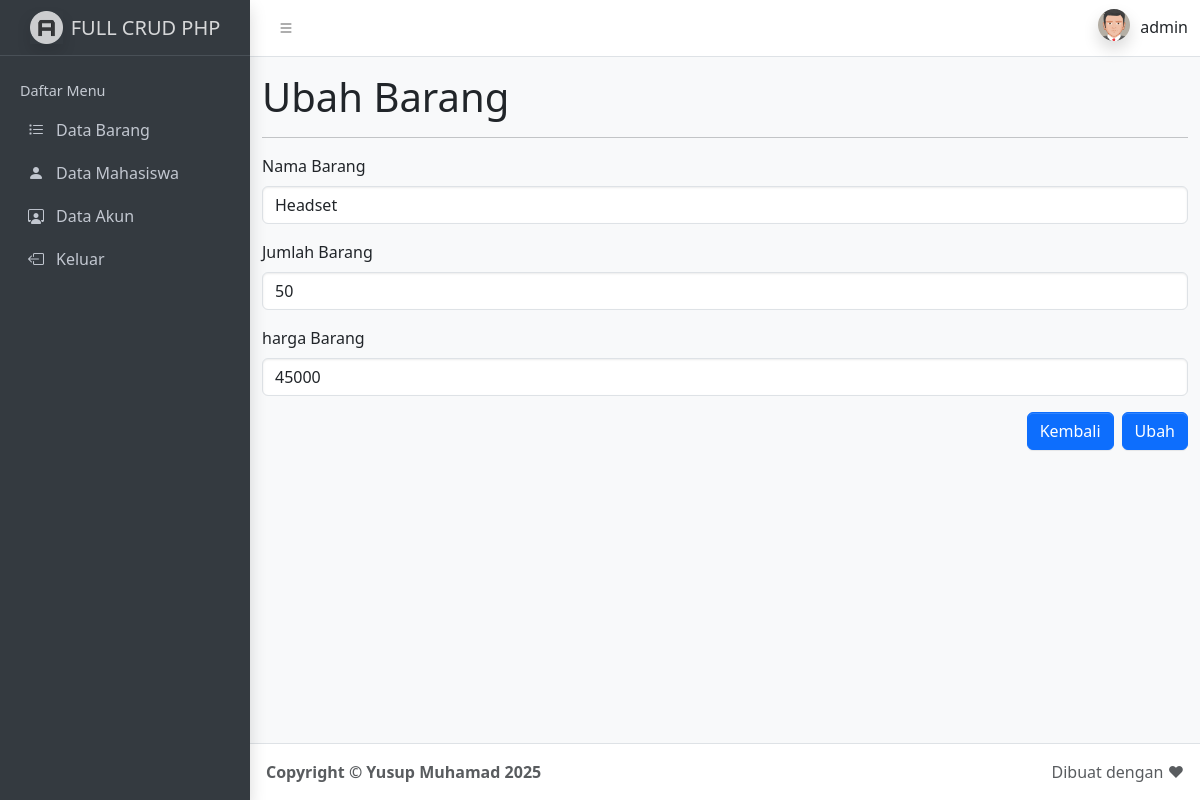
Screenshot of /ubah-barang.php?id_barang=19 (signed in) with the database file from the repository.
### tables this page shows
CREATE TABLE `barang` (
  `id_barang` int(11) NOT NULL,
  `nama` varchar(50) NOT NULL,
  `jumlah` varchar(50) NOT NULL,
  `harga` varchar(50) NOT NULL,
  `barcode` varchar(15) NOT NULL,
  `tanggal` timestamp NOT NULL DEFAULT current_timestamp() ON UPDATE current_timestamp()
);

### config/controller.php (called while the page is built, shortened)
<?php
function select($query)
{
    global $db;
    $result = mysqli_query($db, $query);
    $rows = [];
    while ($row = mysqli_fetch_assoc($result)) {
        $rows[] = $row;
    }
    return $rows;
}
?>

### ubah-barang.php (the view, shortened to what this page needs)
<?php
include 'layout/header.php';
$id_barang = (int)$_GET['id_barang'];
$barang = select("SELECT * FROM barang WHERE id_barang = $id_barang")[0];
?>
    <div class="container mt-3">
        <h1>Ubah Barang</h1>
        <hr>
        <form action="" method="post">
            <div class="mb-3">
                <label for="nama" class="form-label">Nama Barang</label>
                <input type="text" class="form-control" id="nama" name="nama" value="<?= $barang['nama']; ?>" placeholder="Masukan nama barang" required>
            </div>
            <div class="mb-3">
                <label for="jumlah" class="form-label">Jumlah Barang</label>
                <input type="number" class="form-control" id="jumlah" name="jumlah" value="<?= $barang['jumlah']; ?>" placeholder="Masukan jumlah barang" required>
            </div>
            <div class="mb-3">
                <label for="harga" class="form-label">harga Barang</label>
                <input type="number" class="form-control" id="harga" name="harga" value="<?= $barang['harga']; ?>" placeholder="Masukan harga barang" required>
            </div>
            <button type="submit" name="ubah" class="btn btn-primary" style="float: right;">Ubah</button>
            <a href="index.php" class="btn btn-primary me-2" style="float: right;">Kembali</a>
        </form>
    </div>
<?php include 'layout/footer.php' ?>

### rows the page displays
barang: nama "Headset", jumlah "50", harga "45000"

### other values shown
$_SESSION['nama'] "admin"
